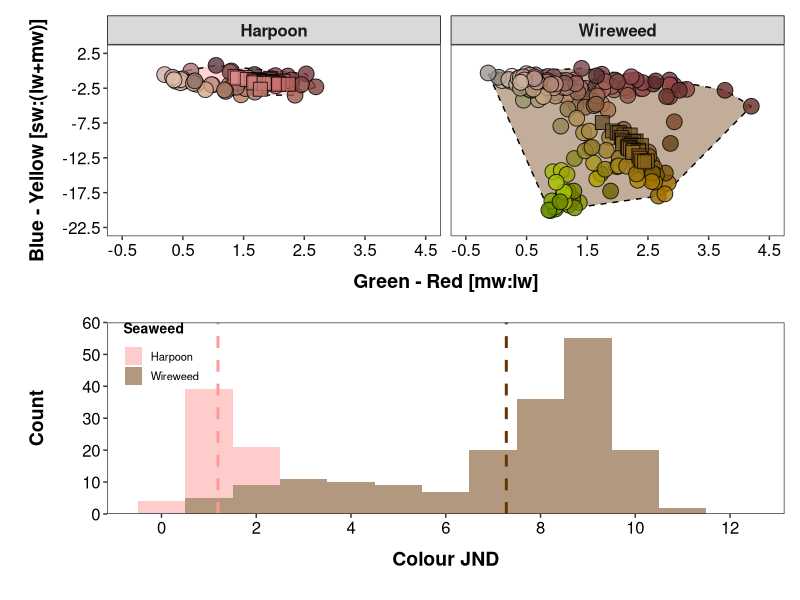

R code for this plot:
# Loading the packages ----------------------------------------------------

library(tidyverse)
library(readxl)
library(lme4)
library(lmerTest)
library(emmeans)
library(rstatix)
library(colorspace)
library(munsell)
library(ggfortify)
library(patchwork)

# Importing data ----------------------------------------------------------

background_matching_data <-
  read_excel("background_matching_dataset.xlsx",
    sheet = 1,
    range = "A1:Q295")  |> 
  mutate(
    seaweed = factor(seaweed),
    type = factor(type))

## extracting LAB values to fill the points

LABdata_prawns <-
  with(background_matching_data[, c(15:17)], LAB(L, A, B))

## creating the data for the hull polygons around prawn data for each seaweed

hull_data_prawns <-
  background_matching_data |>
  filter(type == "prawn") |> 
  group_by(seaweed)  |> 
  slice(chull(rnl_x_mean, rnl_y_mean))

# Creating the plot of prawn colour diversity ---------------------------------

seaweed_labs <- c("Harpoon", "Wireweed")
names(seaweed_labs) <- c("hw", "sm")

graph_colour_space_a <-
  ggplot() +
  geom_polygon(
    data = hull_data_prawns,
    aes(x = rnl_x_mean, y = rnl_y_mean,
        fill = seaweed),
    alpha = 0.4,colour = "black", linetype = "dashed",
    show.legend = FALSE)+
  geom_point(
    data = background_matching_data  |> 
           filter(type == "prawn"),
           aes(x = rnl_x_mean, y = rnl_y_mean),
           fill = hex(LABdata_prawns[c(1:184, 215:264), ], fix = TRUE),
           shape = 21, alpha = 0.8, size = 5) +
  geom_point(
    data = background_matching_data  |> 
           filter(type == "seaweed"),
           aes(x = rnl_x_mean, y = rnl_y_mean),
           fill = hex(LABdata_prawns[c(185:214, 265:294), ], fix = TRUE),
           shape = 22, alpha = 0.8, size = 5) +
  facet_grid(~seaweed,
             labeller = labeller(seaweed = seaweed_labs)) 
  
graph_colour_space_b <-
  graph_colour_space_a +
  scale_x_continuous(
    name = "Green - Red [mw:lw]",
    breaks = seq(-0.5, 4.5, by = 1),
    labels = seq(-0.5, 4.5, by = 1),
    limits = c(-0.5, 4.5)) +
  scale_y_continuous(
    name = "Blue - Yellow [sw:(lw+mw)]",
    breaks = seq(-22.5, 2.5, by = 5),
    labels = seq(-22.5, 2.5, by = 5),
    limits = c(-22.5, 2.5)) +
  scale_fill_manual(values=c("#FF9999", "#663300"))
  
graph_colour_space_c <-
  graph_colour_space_b +
  theme_bw() +
  theme(
    plot.margin = margin(0.2, 0.2, 0.2, 0.2, "cm"),
    axis.text.x = element_text(colour = "black", size = 12, hjust = 0.5),
    axis.text.y = element_text(colour = "black", size = 12),
    axis.title.x = element_text(
                   face = "bold", colour = "black",
                   size = 14, margin = margin(
                              t = 10, r = 20, b = 10, l = 20)),
    axis.title.y = element_text(
                   face = "bold", colour = "black",
                   size = 14, margin = margin(
                              t = 10, r = 10, b = 10, l = 10)),
    panel.grid.major = element_blank(),
    panel.grid.minor = element_blank(),
    strip.text.x = element_text(size = 12, face = "bold"),
    strip.background = element_rect(colour = "black", linewidth = 0.5),
    panel.spacing = unit(0.25, "cm"))

# Calculating prawn JNDs against invasive seaweeds ------------------------

# creating separate tables for prawns and seaweeds 

sargassum_data <-
  background_matching_data  |> 
  filter(seaweed == "sm", type == "seaweed")

prawn_sargassum_data <-
  background_matching_data |> 
  filter(seaweed == "sm", type == "prawn")

harpoon_data <-
  background_matching_data  |> 
  filter(seaweed == "hw", type == "seaweed")

prawn_harpoon_data <-
  background_matching_data  |> 
  filter(seaweed == "hw", type == "prawn")

# calculating the contrasts between each prawn and 30 algal fronds, and finally getting the mean

## Sargassum

jnd_total_sargassum <- rep(NA, dim(prawn_sargassum_data)[1])

for (i in 1:dim(prawn_sargassum_data)[1])
{
  jnd_individual_sargassum <- rep(NA, dim(sargassum_data)[1])
  for (j in 1:dim(sargassum_data)[1])
  {
    jnd_individual_sargassum[j] <-
      sqrt(((prawn_sargassum_data$rnl_x_mean[i] - 
             sargassum_data$rnl_x_mean[j])^2) +
          ((prawn_sargassum_data$rnl_y_mean[i] - 
            sargassum_data$rnl_y_mean[j])^2))
  }
  jnd_total_sargassum[i] <- mean(jnd_individual_sargassum)
}

## Harpoon

jnd_total_harpoon <- rep(NA, dim(prawn_harpoon_data)[1])

for (i in 1:dim(prawn_harpoon_data)[1])
{
  jnd_individual_harpoon <- rep(NA, dim(harpoon_data)[1])
  for (j in 1:dim(harpoon_data)[1])
  {
    jnd_individual_harpoon[j] <-
      sqrt(((prawn_harpoon_data$rnl_x_mean[i] - 
             harpoon_data$rnl_x_mean[j])^2) +
           ((prawn_harpoon_data$rnl_y_mean[i] - 
             harpoon_data$rnl_y_mean[j])^2))
  }
  jnd_total_harpoon[i] <- mean(jnd_individual_harpoon)
}

## combining data

prawn_sargassum_data_b <-
  prawn_sargassum_data  |> 
  mutate(jnd = jnd_total_sargassum)

prawn_harpoon_data_b <-
  prawn_harpoon_data  |> 
  mutate(jnd = jnd_total_harpoon)

background_matching_data_final <-
  bind_rows(
    prawn_sargassum_data_b,
    prawn_harpoon_data_b)

# calculating the mean JNDs for prawns against each exotic seaweed

mean_jnd_sargassum <-
  prawn_sargassum_data_b  |> 
  dplyr::summarise(jnd_mean = mean(jnd))

mean_jnd_harpoon <-
  prawn_harpoon_data_b  |> 
  dplyr::summarise(jnd_mean = mean(jnd))

# Creating the plot of prawn JNDs -----------------------------------------

graph_jnd_seaweeds <-
  ggplot(
    background_matching_data_final,
    aes(x = jnd, fill = seaweed, alpha = seaweed)) +
  geom_histogram(binwidth = 1, alpha = 0.5) +
  scale_x_continuous(
    name = "Colour JND",
    breaks = c(0, 2, 4, 6, 8, 10, 12),
    limits = c(-0.5, 12.5))+
  scale_y_continuous(
    name = "Count",
    breaks = c(0, 10, 20, 30, 40, 50, 60),
    limits = c(0, 60),
    expand = expansion(mult = 0, add = 0)) +
  scale_fill_manual(
    name = "Seaweed",
    labels = c("Harpoon", "Wireweed"),
    values = c("#FF9999", "#663300")) +
  geom_vline(
    data = mean_jnd_sargassum,
    aes(xintercept = jnd_mean), color = "#663300",
    linewidth = 1, linetype = "dashed") +
  geom_vline(
    data = mean_jnd_harpoon,
    aes(xintercept = jnd_mean), color = "#FF9999",
    linewidth = 1, linetype = "dashed") +
  theme_bw() +
  theme(
    plot.margin = margin(0.2, 0.2, 0.2, 0.2, "cm"),
    axis.text.x = element_text(colour = "black", size = 12, hjust = 0.5),
    axis.text.y = element_text(colour = "black", size = 12),
    axis.title.x = element_text(
                   face = "bold", colour = "black",
                   size = 14, margin = margin(
                              t = 10, r = 20, b = 10, l = 20)),
    axis.title.y = element_text(
                   face = "bold", colour = "black",
                   size = 14, margin = margin(
                              t = 10, r = 10, b = 10, l = 10)),
    legend.position = "inside",
    legend.position.inside = c(0.08, 0.84),
    legend.title = element_text(size = 10, face = "bold",
                                margin = margin(b = 8)),
    legend.text = element_text(size = 8),
    legend.spacing.y = unit(0, "cm"),
    legend.key.size = unit(0.5, "cm"),
    legend.background = element_rect(fill = "transparent"),
    panel.grid.major = element_blank(),
    panel.grid.minor = element_blank()) +
  guides(fill = guide_legend(
    byrow = TRUE,
    override.aes = list(size = 4)))

# Combining the 2 plots  --------------------------------------------------

final_figure_bm_seaweeds <-
  graph_colour_space_c +
  graph_jnd_seaweeds +
  plot_layout(ncol = 1)

ggsave("Figure 2.png",
  final_figure_bm_seaweeds,
  height = 22.5, width = 20, units = "cm", dpi = 600)

# Calculating mean and sd of prawn JNDs against invasive seaweeds ---------

background_matching_data_final  |> 
  filter(type == "prawn")  |> 
  group_by(seaweed) |> 
  summarise(
    mean_jnd = mean(jnd),
    sd_jnd = sd(jnd))
